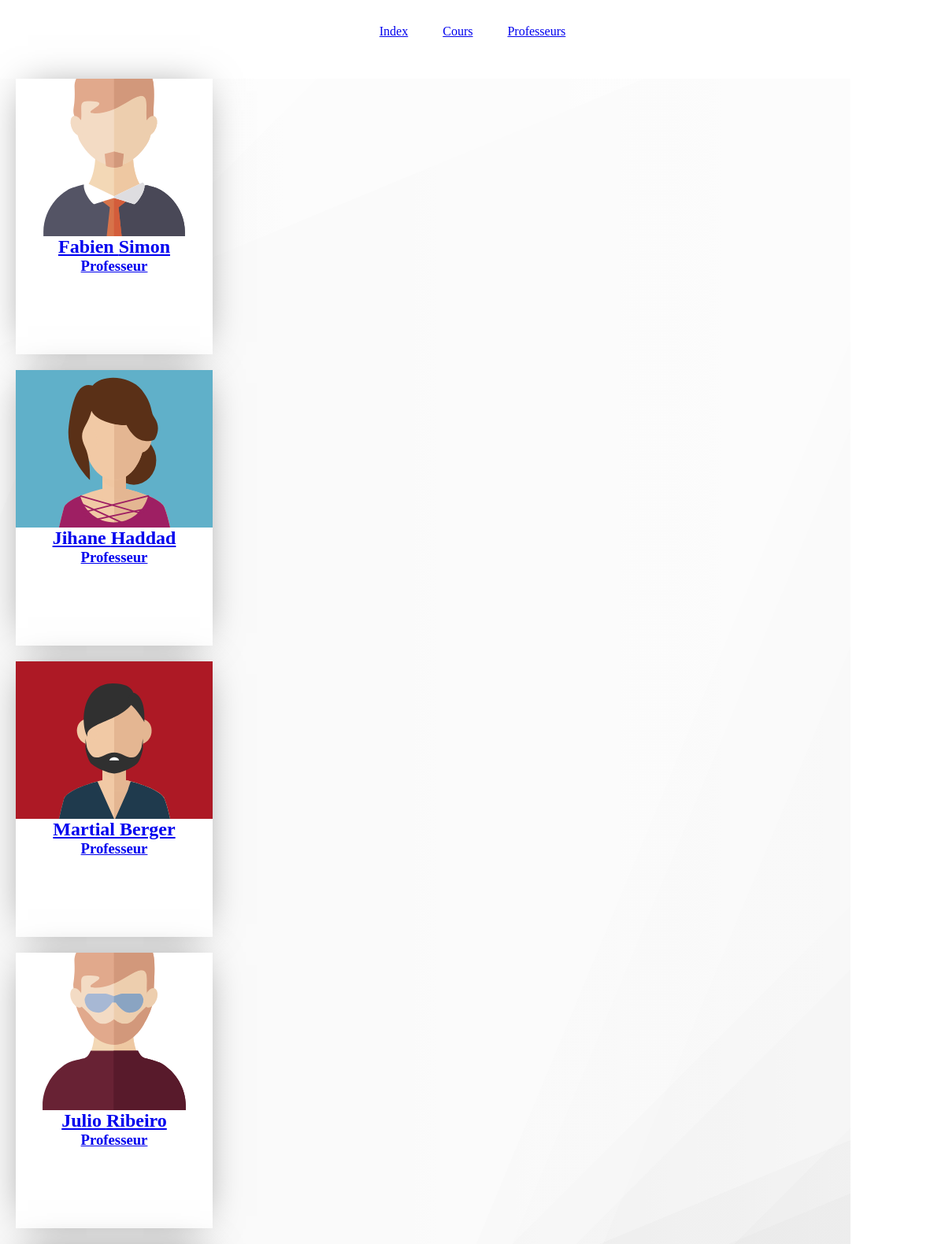
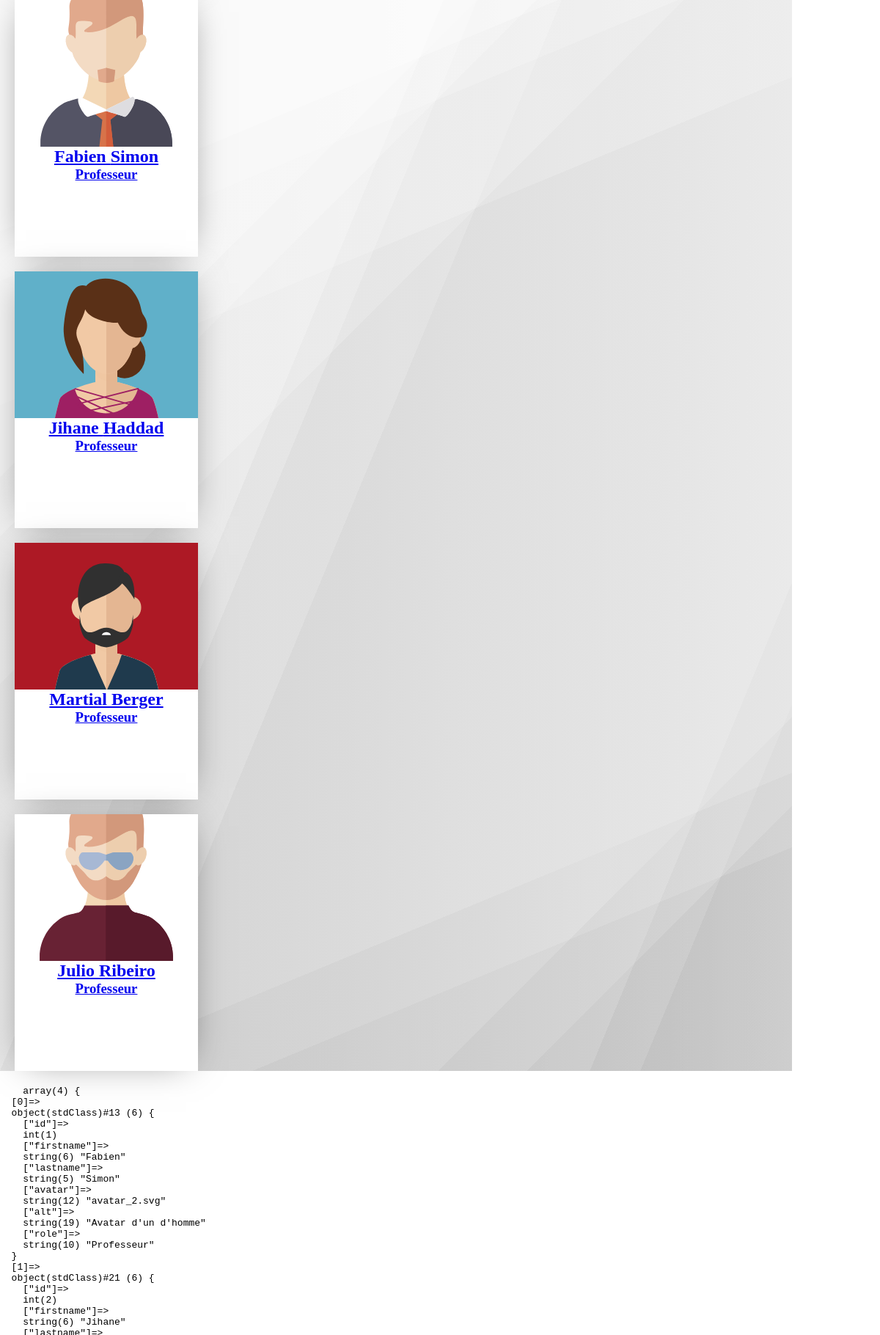
Page /professeurs (upper part) on the committed database (2 pictures, top to bottom).
### tables this page shows
CREATE TABLE `users` (
  `id` int NOT NULL AUTO_INCREMENT,
  `firstname` varchar(100) NOT NULL,
  `lastname` varchar(100) NOT NULL,
  `avatar` text NOT NULL,
  `address` text NOT NULL,
  `phone` varchar(20) NOT NULL,
  `trigram` varchar(3) NOT NULL,
  `role` varchar(100) NOT NULL,
  `alt` varchar(100) NOT NULL,
  PRIMARY KEY (`id`)
);

### html/Controllers/UsersController.php (called while the page is built, shortened)
<?php
class UsersController
{
    private object $model;
    public function __construct()
    {
        $this->model = new UsersModel();
    }
    public function getUsers(): void
    {
        $users = $this->model->users();
        $lines = (int)ceil(count($users) / 3);
        include('../html/views/users/allUsers.php');
    }
}

### html/Autoload/Autoloader.php (called while the page is built, shortened)
<?php
class Autoloader
{
    public static function autoload(string $class): string
    {
        $class = str_replace('\\', '/', $class);
        $paths = array(
            implode(DS, [ROOT, 'Router']),
            implode(DS, [ROOT, 'Controllers']),
            implode(DS, [ROOT])
        );
        foreach($paths as $path) {
            $file = implode(DS, [$path, $class . '.php']);
            if (file_exists($file)) {
                return require_once($file);
            }
        }
    }
}

### html/Models/Model.php (called while the page is built, shortened)
<?php
class Model
{
    private object $pdo;
    public function __construct()
    {
        $database = new Database();
        $this->pdo = $database->connect();
    }
    protected function fetchAll(string $sql, array $params = []): array
    {
        $sth = $this->pdo->prepare($sql);
        $sth->execute($params);
        return $sth->fetchAll(\PDO::FETCH_CLASS);
    }
}

### html/Database/Database.php (called while the page is built, shortened)
<?php
class Database
{
    public function connect()
    {
        $dsn = 'mysql:host=mysql;dbname=dfs;charset=utf8';
        $username = 'user';
        $password = 'password';
        $options = [];
        try {
            $this->pdo = new \PDO($dsn, $username, $password, $options);
            return $this->pdo;
        } catch (\PDOException $e) {
            echo "Erreur : " . $e->getMessage();
            die();
        }
    }
}

### html/Models/UsersModel.php (called while the page is built, shortened)
<?php
class UsersModel extends Model
{
    public function users(): array
    {
        $sql = "SELECT
            id,
            firstname,
            lastname,
            avatar,
            alt,
            role
            FROM users;
        ";
        return $this->fetchAll($sql);
    }
}

### html/views/users/allUsers.php (the view, shortened to what this page needs)
<?php
extract(['users', 'lines']);
?>
<?php for($i=0; $i < $lines; $i++): ?>
    <div class="row">
        <?php foreach($users as $user): ?>
            <div>
            <a href="/professeur/<?= $user->id; ?>">
                <div class="card">
                    <img src="/public/img/avatars/<?= $user->avatar ?>" alt="">
                    <div class="details">
                        <h2><?= $user->firstname . ' ' . $user->lastname; ?></h2>
                        <h3><?= $user->role; ?></h3>
                    </div>
                </div>
            </a>
            </div>
        <?php endforeach ?>
    </div>
<?php endfor ?>
<?php
require('views/layout.php');
?>
<pre>
    <?php var_dump($users); ?>
</pre>

### html/public/css/style.css (style rules this page uses)
html { background-color: white; }
* { margin: 0; padding: 0; box-sizing: border-box; }
.card { margin: 20px; height: 350px; width: 250px; background-color: white; box-shadow: 0 0 3rem -1rem rgba(0, 0, 0, 0.5); transition: transform 0.2s; }
.card img { height: 200px; width: 100%; -o-object-fit: cover; object-fit: cover; }
.card .details { text-align: center; }

### rows in the picture
users: avatar (picture), firstname "Fabien", lastname "Simon", role "Professeur"
users: avatar (picture), firstname "Jihane", lastname "Haddad", role "Professeur"
users: avatar (picture), firstname "Martial", lastname "Berger", role "Professeur"
users: avatar (picture), firstname "Julio", lastname "Ribeiro", role "Professeur"
